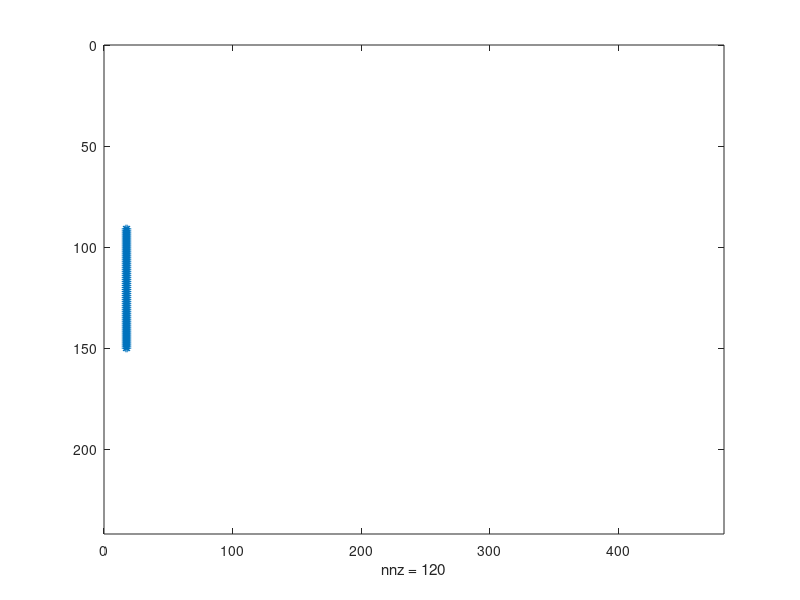

This chart was generated by the following MATLAB code: (Note: this script raises an error after producing the figure.)
function input_tign_g
% create file input_tign_g for reading by ideal.exe

% edit these numbers as needed
burner_size_m     = [750,25]   %
domain_size_m     = [3000,6000]
mesh_step_m       = [12.5,12.5]
burner_dist_m     = 200
burner_start_s    = 1
burner_end_s      = 1e6

% do not edit under this line

domain_size_cells = div(domain_size_m,mesh_step_m)
burner_size_cells = div(burner_size_m,mesh_step_m)

% place burner burner_dist_m from start in direction 1 and symmetrically in direction 2
burner_dist_cells = [(domain_size_cells(1)-burner_size_cells(1))/2,...
    div(burner_dist_m,mesh_step_m(2))]
burner_start_cells = burner_dist_cells+1;
burner_end_cells   = burner_dist_cells+burner_size_cells;

burner_mask = zeros(domain_size_cells+1);
burner_mask(burner_start_cells(1):burner_end_cells(1),...
            burner_start_cells(2):burner_end_cells(2)) = 1;
spy(burner_mask)
fprintf('burner cells %i from %i\n',nnz(burner_mask),prod(domain_size_cells))

burner_tign = zeros(domain_size_cells+1);
burner_tign(burner_mask(:)==0) = burner_end_s;
burner_tign(burner_mask(:) >0) = burner_start_s;

file = 'input_tign_g';
write_array_2d(file,burner_tign')
fprintf('Burner ignition written to file %s for ideal.exe\n',file)
% ncreplace('wrfinput_d01','TIGN_G',burner_tign)

end

function size_cells=div(size_m,step_m)
size_cells=size_m./step_m;
if any((size_cells - round(size_cells))>10*eps),
    warning('given size in m should be multiple of step_size_m')
end
size_cells = round(size_cells)
end    
